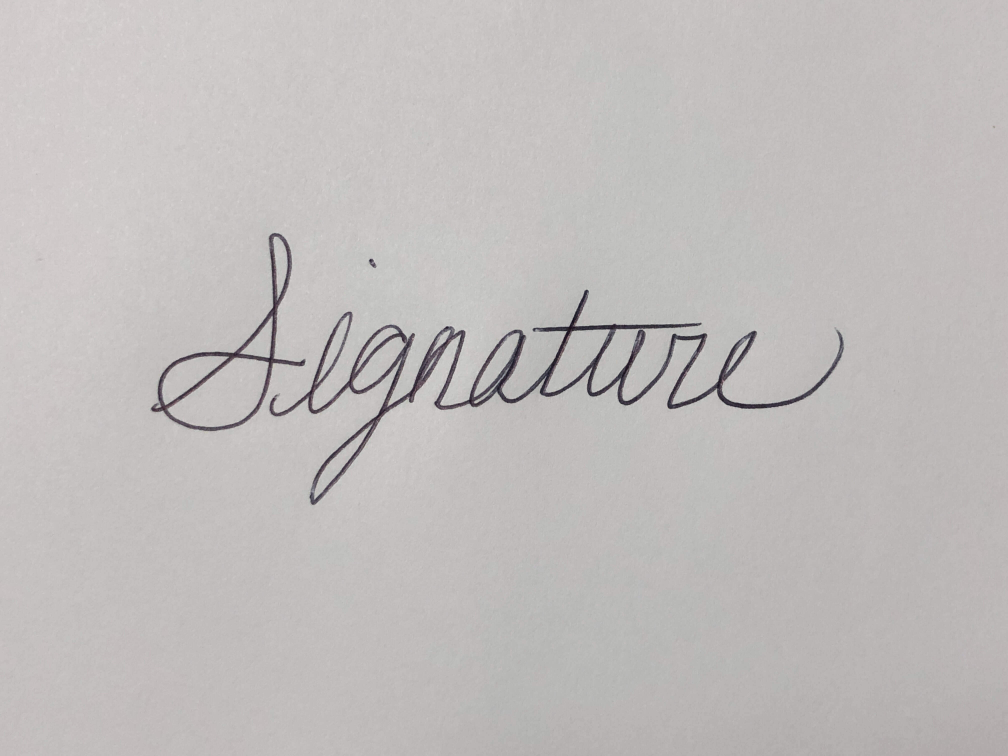
#> input picture 02-arithmetic-logical-thresholding/Applications/signature.jpg, 4032 x 3024 px (shown at 1/4 size)
$ python 02_06_Application_E_Signature.py
#> lines starting #> are read from the running program, lines starting #| are printed output that depends on the picture; after the words box and inside, x2 and y2 are one past the last pixel; in counts of white or black regions, pixels touching at a corner belong together
import cv2
import matplotlib.pyplot as plt
plt.rcParams['figure.figsize'] = (6.0, 6.0)
plt.rcParams['image.cmap'] = 'gray'

# Read and display the original signature.
sig_org = cv2.imread('signature.jpg', cv2.IMREAD_COLOR)
#> sig_org is the input picture: shape (3024, 4032, 3); mean B, G, R 187.7, 188.6, 192.2
plt.imshow(sig_org[:,:,::-1])
plt.title('Original Sign')
plt.show()
# Press q to quit.

# Crop the signature from the original image.
sig = sig_org[700:2100, 450:3500, :]
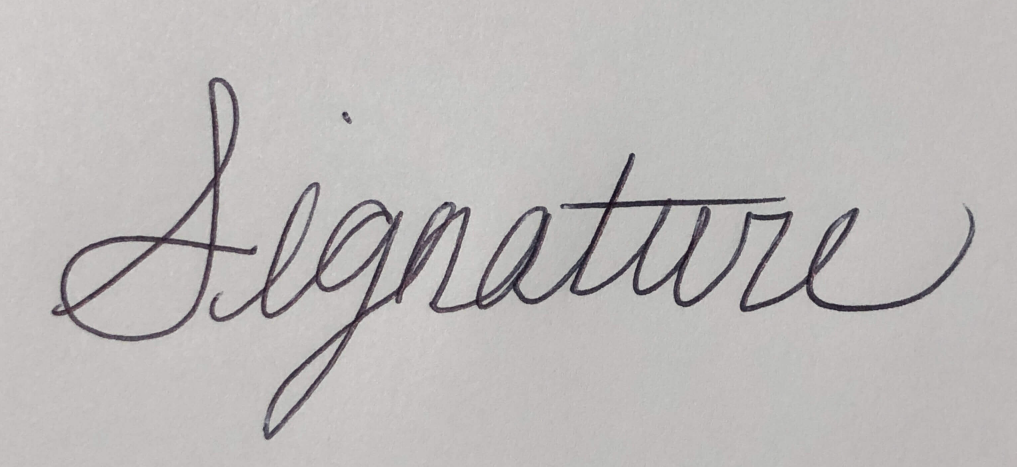
#> sig: shape (1400, 3050, 3) (shown at 1/3 size); mean B, G, R 184.9, 185.6, 188.7
plt.imshow(sig)
plt.title('Cropped')
plt.show()
# Press q to quit.


# Convert to Grayscale.
sig_gray = cv2.cvtColor(sig, cv2.COLOR_BGR2GRAY)
plt.imshow(sig_gray)
plt.title('Gray')
plt.show()
# Press q to quit.

# Create an Alpha Mask.
ret, alpha_mask = cv2.threshold(sig_gray, 150, 255, cv2.THRESH_BINARY_INV)
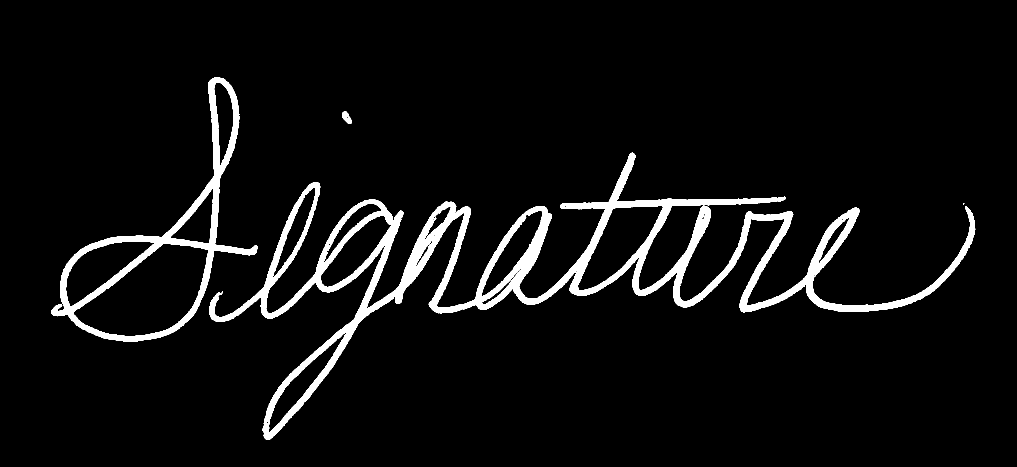
#> alpha_mask: shape (1400, 3050) (shown at 1/3 size); 5.4% white; 5 white regions (2 under 20 px), largest, box (x1, y1, x2, y2) and area: (627, 458, 2926, 1320) 183398, (154, 232, 772, 1025) 48620, (1026, 335, 1056, 372) 628
cv2.imwrite('alpha_mask.jpg', alpha_mask)
plt.imshow(alpha_mask)
plt.title('Alpha Mask')
plt.show()
# Press q to quit.

# Create a blue mask for blending.
blue_mask = sig.copy()
blue_mask[:, :] = (255, 0, 0)
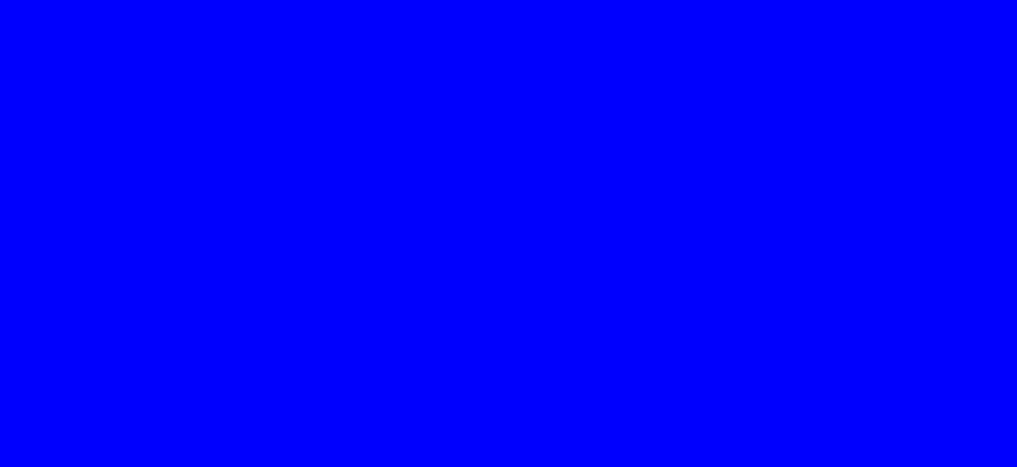
#> blue_mask: shape (1400, 3050, 3) (shown at 1/3 size); mean B, G, R 255, 0, 0
plt.imshow(blue_mask[:,:,::-1])
plt.title('Blue Mask')
plt.show()
# Press q to quit.

# Blend the signature with the mask.
sig_color = cv2.addWeighted(sig, 1, blue_mask, 0.5, 0)
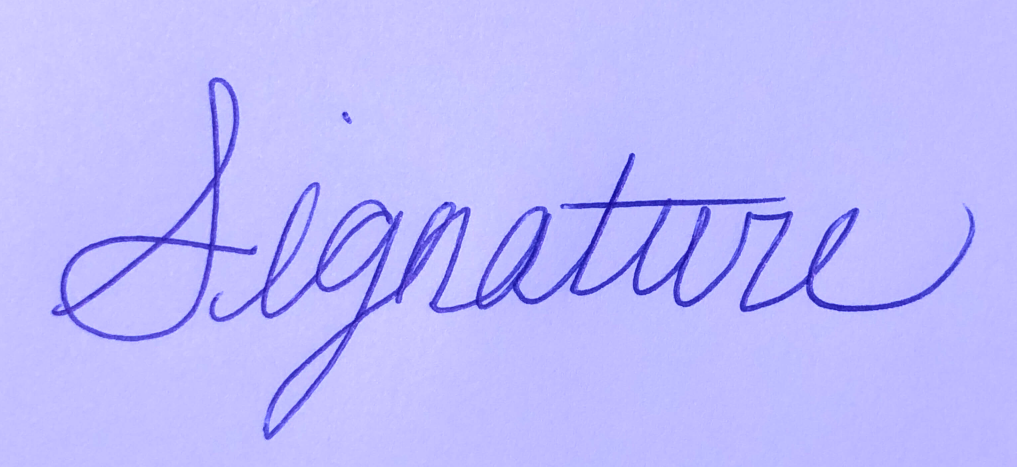
#> sig_color: shape (1400, 3050, 3) (shown at 1/3 size); mean B, G, R 252.7, 185.6, 188.7
plt.imshow(sig_color[:,:,::-1])
plt.title('Blended')
plt.show()
# Press q to quit.


# Add the Alpha Mask as the 4th Channel to the Image.
# Split the color channels from the color image.
b, g, r = cv2.split(sig_color)
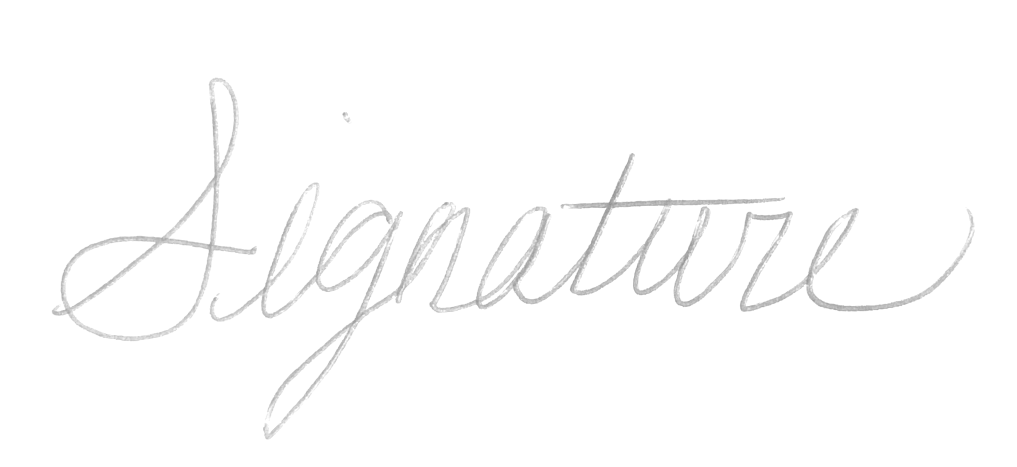
#> b: shape (1400, 3050) (shown at 1/3 size); min 138, max 255, mean 252.7
print(b.shape)
#| (1400, 3050)
print(g.shape)
#| (1400, 3050)
print(r.shape)
#| (1400, 3050)

# Create a list of the four arrays with the alpha channel as the 4th member. These are four separate 2D arrays.
new = [b, g, r, alpha_mask]

# Use the merge() function to create a single, multi-channel array.
png = cv2.merge(new, 4)

# Save the transparent signature a PNG file to retain the alpha channel.
cv2.imwrite('extracted_sig.png', png)
